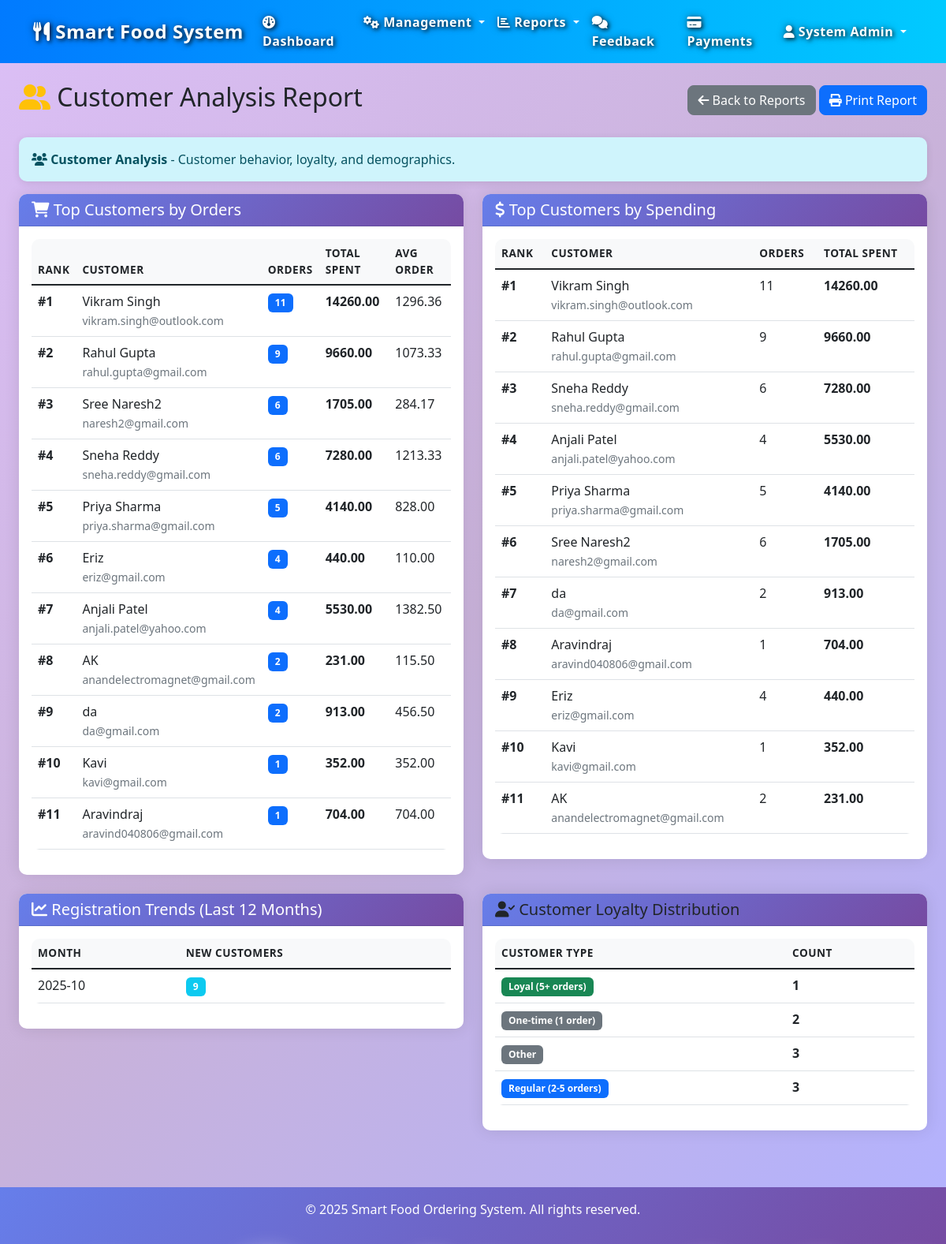
/reports/customer_analysis (signed in), run on the app's committed database.
### models.py (models this page shows, shortened)
class User(db.Model):
    __tablename__ = 'user'
    user_id = db.Column(db.Integer, primary_key=True, autoincrement=True)
    name = db.Column(db.String(100), nullable=False)
    email = db.Column(db.String(120), unique=True, nullable=False)
    phone = db.Column(db.String(20), nullable=False)
    role = db.Column(db.String(20), nullable=False)  # Admin, Supervisor, Employee, Customer
    password = db.Column(db.String(255), nullable=False)
    address = db.Column(db.Text, nullable=True)
    created_date = db.Column(db.DateTime, default=datetime.now)
    two_factor_enabled = db.Column(db.Boolean, default=False)
    otp_code = db.Column(db.String(6), nullable=True)
    otp_expiry = db.Column(db.DateTime, nullable=True)
    backup_codes = db.Column(db.Text, nullable=True)  # Comma-separated encrypted codes
    failed_login_attempts = db.Column(db.Integer, default=0)
    account_locked_until = db.Column(db.DateTime, nullable=True)
    last_login = db.Column(db.DateTime, nullable=True)
    orders = db.relationship('Order', backref='customer', lazy=True, cascade='all, delete-orphan')
    feedback = db.relationship('Feedback', backref='user', lazy=True, cascade='all, delete-orphan')
    recommendations = db.relationship('Recommendation', backref='user', lazy=True, cascade='all, delete-orphan')
    login_history = db.relationship('LoginHistory', backref='user', lazy=True, cascade='all, delete-orphan')
    trusted_devices = db.relationship('TrustedDevice', backref='user', lazy=True, cascade='all, delete-orphan')

### routes/reports.py (the view)
@reports_bp.route('/customer_analysis')
@admin_required
def customer_analysis():
    top_customers_orders = db.session.query(
        User.name,
        User.email,
        func.count(Order.order_id).label('total_orders'),
        func.sum(Order.total_amount).label('total_spent'),
        func.avg(Order.total_amount).label('avg_order_value')
    ).join(Order).group_by(User.user_id).order_by(
        func.count(Order.order_id).desc()
    ).limit(15).all()
    top_customers_spending = db.session.query(
        User.name,
        User.email,
        func.count(Order.order_id).label('total_orders'),
        func.sum(Order.total_amount).label('total_spent')
    ).join(Order).group_by(User.user_id).order_by(
        func.sum(Order.total_amount).desc()
    ).limit(15).all()
    month_col = func.strftime('%Y-%m', User.created_date).label('month')
    registration_trends = db.session.query(
        month_col,
        func.count(User.user_id).label('new_customers')
    ).filter(User.role == 'Customer').group_by(month_col).order_by(desc(month_col)).limit(12).all()
    from sqlalchemy import select
    order_counts_subq = db.session.query(
        User.user_id,
        func.count(Order.order_id).label('order_count')
    ).outerjoin(Order).filter(
        User.role == 'Customer'
    ).group_by(User.user_id).subquery()
    order_frequency = db.session.query(
        case(
            (order_counts_subq.c.order_count == 1, 'One-time (1 order)'),
            (and_(order_counts_subq.c.order_count >= 2, order_counts_subq.c.order_count <= 5), 'Regular (2-5 orders)'),
            (order_counts_subq.c.order_count > 5, 'Loyal (5+ orders)'),
            else_='Other'
        ).label('customer_type'),
        func.count(order_counts_subq.c.user_id).label('customer_count')
    ).select_from(order_counts_subq).group_by('customer_type').all()
    return render_template('reports/customer_analysis.html',
                         top_customers_orders=top_customers_orders,
                         top_customers_spending=top_customers_spending,
                         registration_trends=list(reversed(registration_trends)),
                         order_frequency=order_frequency)

### app.py (called while the page is built)
@app.after_request
def add_header(response):
    response.headers['Cache-Control'] = 'no-store, no-cache, must-revalidate, post-check=0, pre-check=0, max-age=0'
    response.headers['Pragma'] = 'no-cache'
    response.headers['Expires'] = '-1'
    return response

### routes/reports.py (called while the page is built)
def admin_required(f):
    @wraps(f)
    def decorated_function(*args, **kwargs):
        user_role = session.get('user_role', '').lower()
        if 'user_id' not in session or user_role != 'admin':
            flash('Access denied. Admin privileges required for financial reports.', 'danger')
            return redirect(url_for('dashboard'))
        return f(*args, **kwargs)
    return decorated_function

### templates/reports/customer_analysis.html (shortened to what this page needs)
{% extends "base.html" %}
{% block content %}
<div class="container-fluid mt-4">
    <div class="d-flex justify-content-between align-items-center mb-4">
        <h2>
            <i class="fas fa-user-friends text-warning"></i>
            Customer Analysis Report
        </h2>
        <div>
            <a href="{{ url_for('reports.reports_dashboard') }}" class="btn btn-secondary">
                <i class="fas fa-arrow-left"></i>
                Back to Reports
            </a>
            <button class="btn btn-primary" onclick="window.print()">
                <i class="fas fa-print"></i>
                Print Report
            </button>
        </div>
    </div>
    <div class="alert alert-info">
        <i class="fas fa-users"></i>
        <strong>Customer Analysis</strong> - Customer behavior, loyalty, and demographics.
    </div>
    <div class="row">
        <div class="col-md-6">
            <div class="card mb-4">
                <div class="card-header bg-primary text-white">
                    <h5 class="mb-0"><i class="fas fa-shopping-cart"></i> Top Customers by Orders</h5>
                </div>
                <div class="card-body">
                    {% if top_customers_orders %}
                    <div class="table-responsive">
                        <table class="table table-hover">
                            <thead>
                                <tr>
                                    <th>Rank</th>
                                    <th>Customer</th>
                                    <th>Orders</th>
                                    <th>Total Spent</th>
                                    <th>Avg Order</th>
                                </tr>
                            </thead>
                            <tbody>
                                {% for customer in top_customers_orders %}
                                <tr>
                                    <td><strong>#{{ loop.index }}</strong></td>
                                    <td>
                                        {{ customer.name }}<br>
                                        <small class="text-muted">{{ customer.email }}</small>
                                    </td>
                                    <td><span class="badge bg-primary">{{ customer.total_orders }}</span></td>
                                    <td><strong>{{ "%.2f"|format(customer.total_spent) }}</strong></td>
                                    <td>{{ "%.2f"|format(customer.avg_order_value) }}</td>
                                </tr>
                                {% endfor %}
                            </tbody>
                        </table>
                    </div>
                    {% else %}
                    <p class="text-muted text-center">No customer data available.</p>
                    {% endif %}
                </div>
            </div>
        </div>
        <div class="col-md-6">
            <div class="card mb-4">
                <div class="card-header bg-success text-white">
                    <h5 class="mb-0"><i class="fas fa-dollar-sign"></i> Top Customers by Spending</h5>
                </div>
                <div class="card-body">
                    {% if top_customers_spending %}
                    <div class="table-responsive">
                        <table class="table table-hover">
                            <thead>
                                <tr>
                                    <th>Rank</th>
                                    <th>Customer</th>
                                    <th>Orders</th>
                                    <th>Total Spent</th>
                                </tr>
                            </thead>
                            <tbody>
                                {% for customer in top_customers_spending %}
                                <tr>
                                    <td><strong>#{{ loop.index }}</strong></td>
                                    <td>
                                        {{ customer.name }}<br>
                                        <small class="text-muted">{{ customer.email }}</small>
                                    </td>
                                    <td>{{ customer.total_orders }}</td>
                                    <td><strong>{{ "%.2f"|format(customer.total_spent) }}</strong></td>
                                </tr>
                                {% endfor %}
                            </tbody>
                        </table>
                    </div>
                    {% else %}
                    <p class="text-muted text-center">No customer data available.</p>
                    {% endif %}
                </div>
            </div>
        </div>
    </div>
    <div class="row">
        <div class="col-md-6">
            <div class="card mb-4">
                <div class="card-header bg-info text-white">
                    <h5 class="mb-0"><i class="fas fa-chart-line"></i> Registration Trends (Last 12 Months)</h5>
                </div>
                <div class="card-body">
                    {% if registration_trends %}
                    <div class="table-responsive">
                        <table class="table table-hover">
                            <thead>
                                <tr>
                                    <th>Month</th>
                                    <th>New Customers</th>
                                </tr>
                            </thead>
                            <tbody>
                                {% for trend in registration_trends %}
                                <tr>
                                    <td>{{ trend.month }}</td>
                                    <td><span class="badge bg-info">{{ trend.new_customers }}</span></td>
                                </tr>
                                {% endfor %}
                            </tbody>
                        </table>
                    </div>
                    {% else %}
                    <p class="text-muted text-center">No registration data available.</p>
                    {% endif %}
                </div>
            </div>
        </div>
        <div class="col-md-6">
            <div class="card mb-4">
                <div class="card-header bg-warning text-dark">
                    <h5 class="mb-0"><i class="fas fa-user-check"></i> Customer Loyalty Distribution</h5>
                </div>
                <div class="card-body">
                    {% if order_frequency %}
                    <div class="table-responsive">
                        <table class="table table-hover">
                            <thead>
                                <tr>
                                    <th>Customer Type</th>
                                    <th>Count</th>
                                </tr>
                            </thead>
                            <tbody>
                                {% for freq in order_frequency %}
                                <tr>
                                    <td>
                                        {% if 'Loyal' in freq.customer_type %}
                                        <span class="badge bg-success">{{ freq.customer_type }}</span>
                                        {% elif 'Regular' in freq.customer_type %}
                                        <span class="badge bg-primary">{{ freq.customer_type }}</span>
                                        {% else %}
                                        <span class="badge bg-secondary">{{ freq.customer_type }}</span>
                                        {% endif %}
                                    </td>
                                    <td><strong>{{ freq.customer_count }}</strong></td>
                                </tr>
                                {% endfor %}
                            </tbody>
                        </table>
                    </div>
                    {% else %}
                    <p class="text-muted text-center">No frequency data available.</p>
                    {% endif %}
                </div>
            </div>
        </div>
    </div>
</div>
{% endblock %}

### static/css/style.css (style rules this page uses)
body { font-family: 'Segoe UI', Tahoma, Geneva, Verdana, sans-serif; background-color: #f8f9fa; }
.card { border: none; border-radius: 10px; box-shadow: 0 0 20px rgba(0, 0, 0, 0.1); transition: transform 0.3s ease; }
.card-header { background: linear-gradient(135deg, #667eea 0%, #764ba2 100%); color: white; border-radius: 10px 10px 0 0 !important; font-weight: 600; }
.btn { border-radius: 8px; font-weight: 500; transition: all 0.3s ease; }
.table { border-radius: 10px; overflow: hidden; }
.table thead th { border: none; font-weight: 600; text-transform: uppercase; font-size: 0.85rem; letter-spacing: 0.5px; }
.table thead:not(.table-dark) th { background-color: #f8f9fa; }
.alert { border-radius: 10px; border: none; box-shadow: 0 2px 10px rgba(0, 0, 0, 0.1); }
.badge { font-size: 0.75rem; padding: 0.5em 0.75em; border-radius: 6px; }

### templates/base.html (style rules this page uses)
body { background: linear-gradient(135deg, rgba(138, 43, 226, 0.3) 0%, rgba(75, 0, 130, 0.3) 12.5%, rgba(0, 0, 255, 0.3) 25%, rgba(0, 191, 255, 0.3) 37.5%, rgba(0, 255, 127, 0.3) 50%, rgba(64, 224, 208, 0.3) 62.5%, rgba(255, 255, 0, 0.3) 75%, rgba(255, 192, 203, 0.3) 87.5%, rgba(138, 43, 226, 0.3) 100%) !important; background-size: 400% 400% !important; animation: gradientFlow 25s ease infinite !important; min-height: 100vh !important; position: relative; overflow-x: hidden; }
.card { backdrop-filter: blur(10px); }

### data on the page
User: name "Vikram Singh", email "vikram.singh@outlook.com", total_orders "11", total_spent "14260.00", avg_order_value "1296.36"
User: name "Rahul Gupta", email "rahul.gupta@gmail.com", total_orders "9", total_spent "9660.00", avg_order_value "1073.33"
User: name "Sree Naresh2", email "naresh2@gmail.com", total_orders "6", total_spent "1705.00", avg_order_value "284.17"
User: name "Sneha Reddy", email "sneha.reddy@gmail.com", total_orders "6", total_spent "7280.00", avg_order_value "1213.33"
User: name "Priya Sharma", email "priya.sharma@gmail.com", total_orders "5", total_spent "4140.00", avg_order_value "828.00"
User: name "Eriz", email "eriz@gmail.com", total_orders "4", total_spent "440.00", avg_order_value "110.00"
User: name "Anjali Patel", email "anjali.patel@yahoo.com", total_orders "4", total_spent "5530.00", avg_order_value "1382.50"
User: name "AK", email "anandelectromagnet@gmail.com", total_orders "2", total_spent "231.00", avg_order_value "115.50"
User: name "da", email "da@gmail.com", total_orders "2", total_spent "913.00", avg_order_value "456.50"
User: name "Kavi", email "kavi@gmail.com", total_orders "1", total_spent "352.00", avg_order_value "352.00"
User: name "Aravindraj", email "aravind040806@gmail.com", total_orders "1", total_spent "704.00", avg_order_value "704.00"

### other printed values
{{ session.user_name }} "System Admin"
{{ trend.month }} "2025-10"
{{ trend.new_customers }} "9"
{{ freq.customer_type }} "Loyal (5+ orders)"
{{ freq.customer_count }} "1" "2" "3" "3"
{{ freq.customer_type }} "One-time (1 order)" "Other"
{{ freq.customer_type }} "Regular (2-5 orders)"
